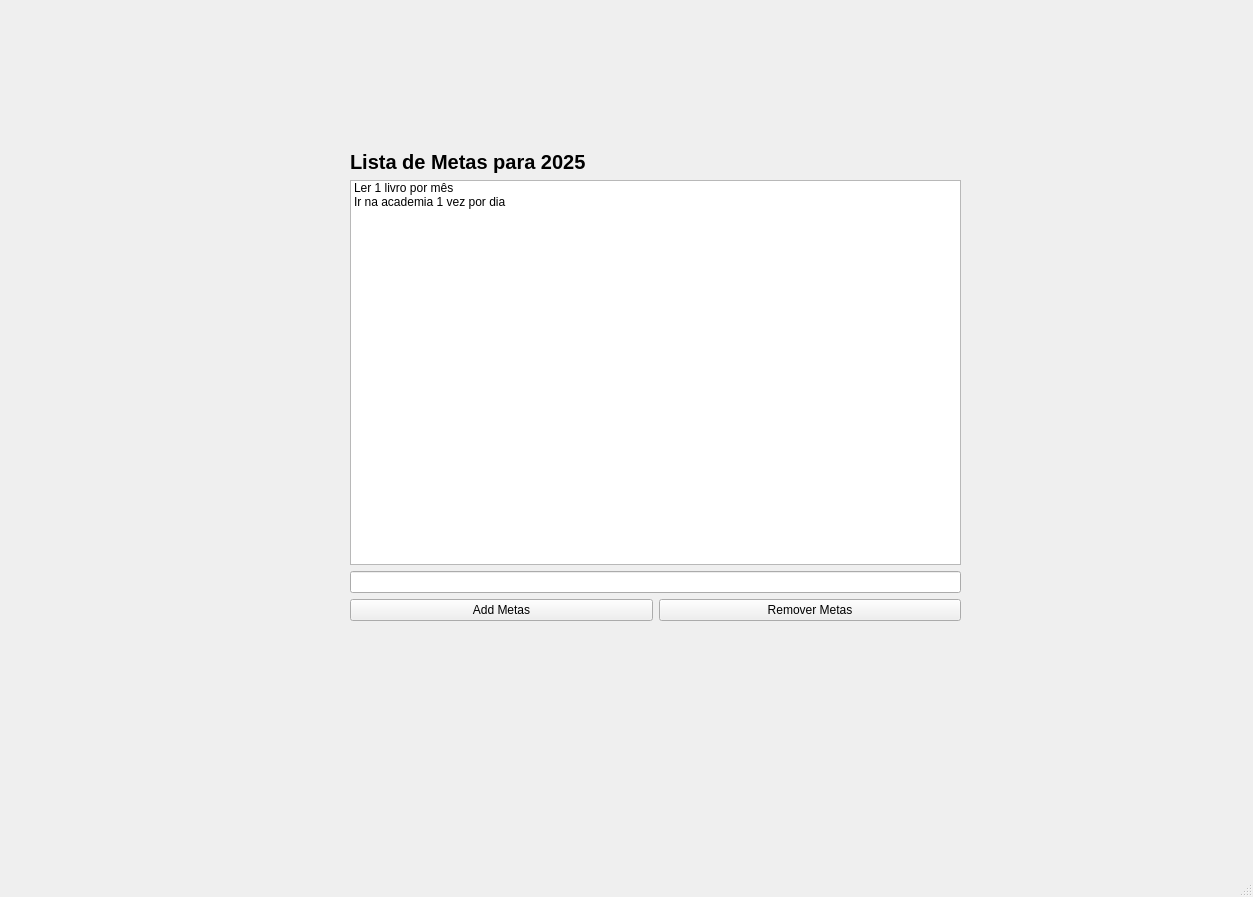
<?xml version="1.0" encoding="UTF-8"?>
<ui version="4.0">
 <class>MainWindow</class>
 <widget class="QMainWindow" name="MainWindow">
  <property name="geometry">
   <rect>
    <x>0</x>
    <y>0</y>
    <width>1253</width>
    <height>897</height>
   </rect>
  </property>
  <property name="windowTitle">
   <string>MainWindow</string>
  </property>
  <widget class="QWidget" name="centralwidget">
   <widget class="QWidget" name="gridLayoutWidget">
    <property name="geometry">
     <rect>
      <x>350</x>
      <y>150</y>
      <width>611</width>
      <height>471</height>
     </rect>
    </property>
    <layout class="QGridLayout" name="gridLayout">
     <item row="3" column="1">
      <widget class="QPushButton" name="pushButton_2">
       <property name="text">
        <string>Remover Metas</string>
       </property>
      </widget>
     </item>
     <item row="0" column="0" colspan="2">
      <widget class="QLabel" name="label">
       <property name="font">
        <font>
         <pointsize>15</pointsize>
         <weight>75</weight>
         <bold>true</bold>
        </font>
       </property>
       <property name="text">
        <string>Lista de Metas para 2025</string>
       </property>
      </widget>
     </item>
     <item row="1" column="0" colspan="2">
      <widget class="QListWidget" name="listWidget">
       <item>
        <property name="text">
         <string>Ler 1 livro por mês</string>
        </property>
       </item>
       <item>
        <property name="text">
         <string>Ir na academia 1 vez por dia</string>
        </property>
       </item>
      </widget>
     </item>
     <item row="3" column="0">
      <widget class="QPushButton" name="pushButton">
       <property name="text">
        <string>Add Metas</string>
       </property>
      </widget>
     </item>
     <item row="2" column="0" colspan="2">
      <widget class="QLineEdit" name="lineEdit"/>
     </item>
    </layout>
   </widget>
  </widget>
  <widget class="QMenuBar" name="menubar">
   <property name="geometry">
    <rect>
     <x>0</x>
     <y>0</y>
     <width>1253</width>
     <height>21</height>
    </rect>
   </property>
  </widget>
  <widget class="QStatusBar" name="statusbar"/>
 </widget>
 <resources/>
 <connections/>
</ui>
